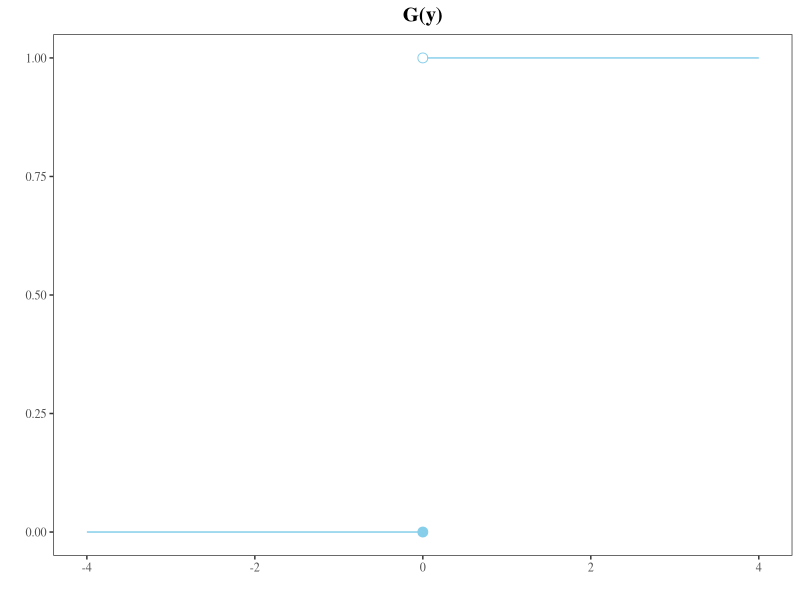

Reproduce this figure in R.
## ---- chunk 1
library(tidyverse)
ggplot() +
  geom_segment(aes(x = -4, xend = 0, y = 0, yend = 0), col = "skyblue") + 
  geom_segment(aes(x = 0.05, xend = 4, y = 1, yend = 1), col = "skyblue") +
  geom_point(aes(x = 0, y = 0), size = 3, col = "skyblue") +
  geom_point(aes(x = 0, y = 1), size = 3, col = "skyblue", pch = 21) +
  labs(title = "G(y)",y = "", x = "") +
  theme_bw() +
  theme(plot.title = element_text(hjust = .5, face = "bold", size = 15),
        panel.grid = element_blank(),
        text = element_text(family = "serif")) 



